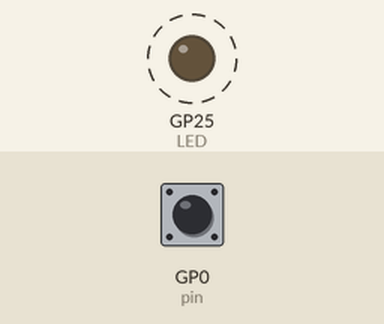
Bench run of a program on a simulated Raspberry Pi Pico running MicroPython. Parts: output pins drawn as LEDs (lit = HIGH). Dashed ring = blinking. The test bench sets the inputs (shaded band); at power-on: GP0 (pin) HIGH.

Above: at 0.02 s.
Timing chart, 0 to 3.0 s (numbered marks = the images above):
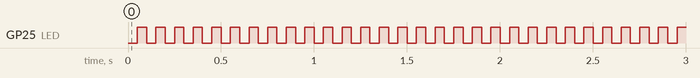

Measured:
- by itself, GP25 (LED): alternates HIGH for 0.05 s and LOW for 0.05 s

The program:

main.py
```python
import ugit
from machine import Pin
import time

pin = Pin(0,Pin.IN,Pin.PULL_UP)
if pin.value() is 0:
    ugit.pull_all()

#main code here
TIME_MS=50
LED = Pin("LED", Pin.OUT)
while True:
    LED.off()
    time.sleep_ms(TIME_MS)
    LED.on()
    time.sleep_ms(TIME_MS)
```
